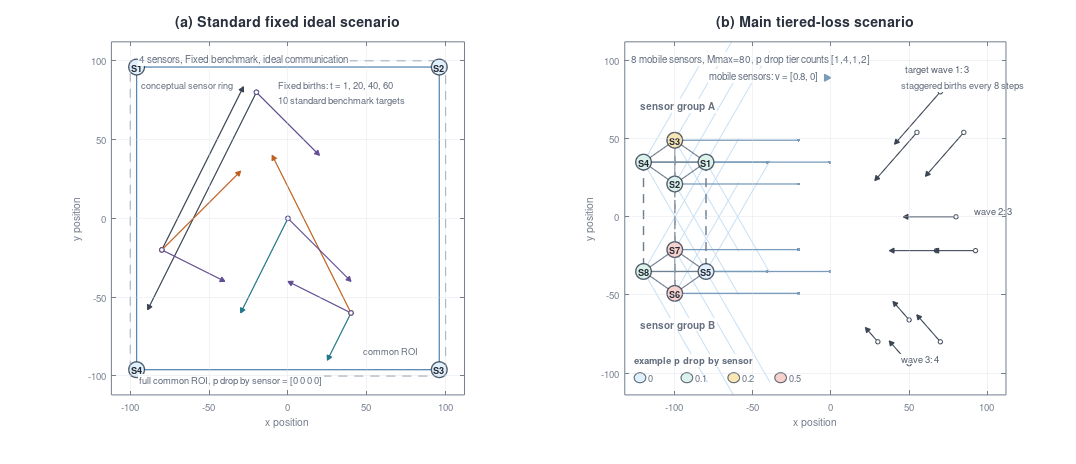
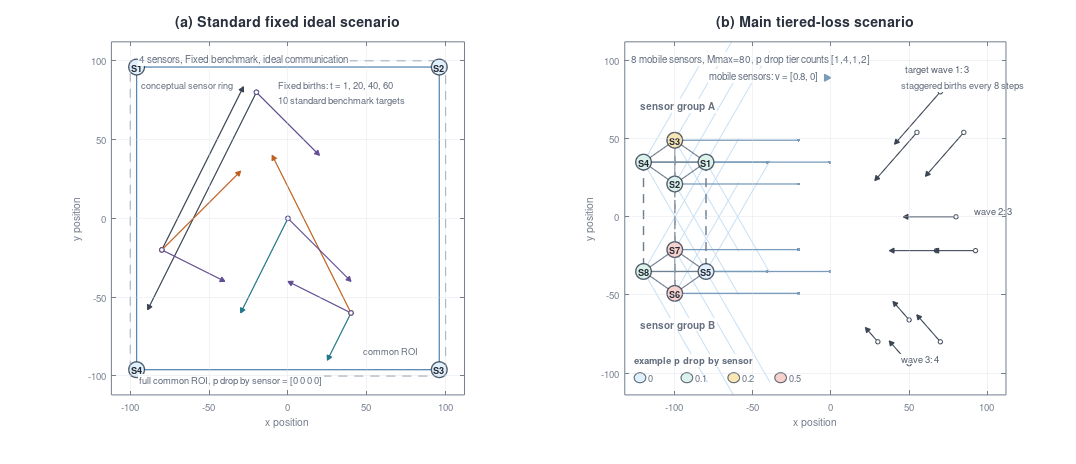

The MATLAB script that drew these images, in order:
function render_simulation_scenario_figure()
% Render the scenario schematic from the actual paper run configuration.
%
% Left panel: standard fixed ideal benchmark from RUN/IDEAL.
% Right panel: headline 4+4 formation tiered-loss scenario from RUN/GA.

script_dir = fileparts(mfilename('fullpath'));
paper_fig_dir = fullfile(script_dir, '..', 'els-cas-templates', 'figs');
if ~exist(paper_fig_dir, 'dir')
    mkdir(paper_fig_dir);
end

source_pdf = fullfile(script_dir, 'figure_simulation_scenario.pdf');
paper_pdf = fullfile(paper_fig_dir, 'paper-figure-scenario.pdf');

ideal_cfg = buildStandardIdealConfig();
main_cfg = buildMainScenarioConfig();

fig = figure('Visible', 'off', 'Color', 'w', 'Position', [80 80 1360 590]);
set(fig, 'PaperUnits', 'inches');
set(fig, 'PaperPosition', [0 0 11.7 5.05]);
set(fig, 'PaperSize', [11.7 5.05]);

ax_ideal = axes('Parent', fig, 'Position', [0.055 0.15 0.425 0.76]);
drawStandardIdealPanel(ax_ideal, ideal_cfg);

ax_tiered = axes('Parent', fig, 'Position', [0.545 0.15 0.425 0.76]);
drawMainScenarioPanel(ax_tiered, main_cfg);

print(fig, source_pdf, '-dpdf', '-painters');
print(fig, paper_pdf, '-dpdf', '-painters');
close(fig);
fprintf('Wrote %s\n', source_pdf);
fprintf('Wrote %s\n', paper_pdf);
end

function cfg = buildStandardIdealConfig()
cfg.simLength = 100;
cfg.numberOfSensors = 4;
cfg.clutterRate = 5;
cfg.detectionProbability = 0.9;
cfg.measurementNoiseStd = 3;
cfg.sensorPositions = [-96, 96, 96, -96; 96, 96, -96, -96];
cfg.sensorEdges = [1 2; 2 3; 3 4; 4 1];

cfg.birthTimes = [1, 1, 20, 20, 40, 40, 60, 60, 60, 60];
cfg.deathTimes = [70, 70, 80, 80, 90, 90, 100, 100, 100, 100];
cfg.targetStates = [
    -80.0 -20.0 0.75 1.5;
    -20.0 80.0 -1.0 -2.0;
    0.0 0.0 -0.5 -1.0;
    40.0 -60.0 -0.25 -0.5;
    -80.0 -20.0 1.0 1.0;
    40.0 -60.0 -1.0 2.0;
    -80.0 -20.0 1.0 -0.5;
    -20.0 80.0 1.0 -1.0;
    0.0 0.0 1.0 -1.0;
    40.0 -60.0 -1.0 0.5
]';
end

function cfg = buildMainScenarioConfig()
cfg.simLength = 100;
cfg.sensorVelocity = [0.8; 0];
cfg.fovHalfAngleDeg = 60;
cfg.fovRangeForPlot = 82;
cfg.birthInterval = 8;
cfg.sensorStart = buildSensorInitialStates();
cfg.sensorEnd = cfg.sensorStart;
cfg.sensorEnd(1:2, :) = cfg.sensorEnd(1:2, :) + (cfg.simLength - 1) * cfg.sensorVelocity;
cfg.neighborEdges = buildNeighborEdges4Plus4();

[cfg.targetBirthStates, cfg.targetGroupIndex] = buildTargetBirthStates();
cfg.birthTimes = 1 + (0:size(cfg.targetBirthStates, 2) - 1) * cfg.birthInterval;
cfg.deathTimes = min(cfg.birthTimes + 100 - 1, cfg.simLength);

% Trial 1 from the saved headline reports. The code randomly permutes the
% tier counts each trial, so this is shown only as a representative draw.
cfg.examplePDropBySensor = [0.1 0.1 0.2 0.1 0 0.5 0.5 0.1];
cfg.globalMaxMeasurementsPerStep = 80;
cfg.pDropLevels = [0 0.1 0.2 0.5];
cfg.pDropLevelCounts = [1 4 1 2];
end

function drawStandardIdealPanel(ax, cfg)
setupScenarioAxes(ax, [-112 112], [-112 112]);
title(ax, '(a) Standard fixed ideal scenario', 'FontSize', 11, ...
    'FontWeight', 'bold', 'Color', [0.16 0.19 0.24]);

drawIdealRoi(ax);
drawStandardIdealTargets(ax, cfg);
drawIdealSensorRing(ax, cfg);

text(ax, -94, 101, '4 sensors, Fixed benchmark, ideal communication', ...
    'Interpreter', 'none', 'FontSize', 7.8, 'Color', [0.38 0.42 0.49], ...
    'BackgroundColor', 'w', 'Margin', 1);
text(ax, -94, -103, 'full common ROI, p drop by sensor = [0 0 0 0]', ...
    'Interpreter', 'none', 'FontSize', 7.4, 'Color', [0.38 0.42 0.49], ...
    'BackgroundColor', 'w', 'Margin', 1);
hold(ax, 'off');
end

function drawMainScenarioPanel(ax, cfg)
setupScenarioAxes(ax, [-132 112], [-114 112]);
title(ax, '(b) Main tiered-loss scenario', 'FontSize', 11, ...
    'FontWeight', 'bold', 'Color', [0.16 0.19 0.24]);

subtitleText = sprintf('8 mobile sensors, Mmax=%d, p drop tier counts [1,4,1,2]', ...
    cfg.globalMaxMeasurementsPerStep);

drawSensorFovFans(ax, cfg);
drawTargetTrajectories(ax, cfg);
drawSensorMotion(ax, cfg);
drawNeighborGraph(ax, cfg.neighborEdges, cfg.sensorStart, true);
drawSensors(ax, cfg.sensorStart, cfg.examplePDropBySensor);
drawTierLegend(ax, cfg);

text(ax, -122, 71, 'sensor group A', 'FontSize', 7.8, 'FontWeight', 'bold', ...
    'Color', [0.40 0.44 0.50], 'BackgroundColor', 'w', 'Margin', 1);
text(ax, -122, -69, 'sensor group B', 'FontSize', 7.8, 'FontWeight', 'bold', ...
    'Color', [0.40 0.44 0.50], 'BackgroundColor', 'w', 'Margin', 1);
text(ax, -128, 101, subtitleText, 'Interpreter', 'none', 'FontSize', 7.8, ...
    'Color', [0.38 0.42 0.49], 'BackgroundColor', 'w', 'Margin', 1);
hold(ax, 'off');
end

function setupScenarioAxes(ax, xLimits, yLimits)
hold(ax, 'on');
axis(ax, 'equal');
xlim(ax, xLimits);
ylim(ax, yLimits);
set(ax, 'FontSize', 7.5, 'LineWidth', 0.8, 'XColor', [0.46 0.50 0.56], ...
    'YColor', [0.46 0.50 0.56], 'Box', 'on', 'Layer', 'top');
grid(ax, 'on');
set(ax, 'GridColor', [0.84 0.87 0.91], 'GridAlpha', 0.35);
xlabel(ax, 'x position', 'FontSize', 8.2);
ylabel(ax, 'y position', 'FontSize', 8.2);
end

function drawIdealRoi(ax)
plot(ax, [-100 100 100 -100 -100], [-100 -100 100 100 -100], '--', ...
    'Color', [0.59 0.64 0.70], 'LineWidth', 0.9);
text(ax, 48, -84, 'common ROI', 'FontSize', 7.3, ...
    'Color', [0.40 0.44 0.50], 'BackgroundColor', 'w', 'Margin', 1);
end

function drawStandardIdealTargets(ax, cfg)
birthGroups = unique(cfg.birthTimes);
colors = [
    0.23 0.27 0.33;
    0.13 0.47 0.54;
    0.74 0.38 0.13;
    0.39 0.31 0.58
];
for i = 1:size(cfg.targetStates, 2)
    x0 = cfg.targetStates(:, i);
    duration = cfg.deathTimes(i) - cfg.birthTimes(i);
    x1 = x0 + [duration * x0(3); duration * x0(4); 0; 0];
    p0 = x0(1:2);
    p1 = x1(1:2);
    groupIdx = find(birthGroups == cfg.birthTimes(i), 1);
    color = colors(groupIdx, :);
    plot(ax, [p0(1) p1(1)], [p0(2) p1(2)], '-', 'Color', color, ...
        'LineWidth', 0.95);
    drawArrowHead(ax, p0 + 0.82 * (p1 - p0), p1, color, 3.0);
    plot(ax, p0(1), p0(2), 'o', 'MarkerSize', 3.6, ...
        'MarkerFaceColor', 'w', 'MarkerEdgeColor', color, 'LineWidth', 0.85);
end
text(ax, -6, 84, 'Fixed births: t = 1, 20, 40, 60', ...
    'Interpreter', 'none', 'FontSize', 7.4, 'Color', [0.38 0.42 0.49], ...
    'BackgroundColor', 'w', 'Margin', 1);
text(ax, -6, 75, '10 standard benchmark targets', ...
    'Interpreter', 'none', 'FontSize', 7.4, 'Color', [0.38 0.42 0.49], ...
    'BackgroundColor', 'w', 'Margin', 1);
end

function drawIdealSensorRing(ax, cfg)
for e = 1:size(cfg.sensorEdges, 1)
    a = cfg.sensorEdges(e, 1);
    b = cfg.sensorEdges(e, 2);
    p1 = cfg.sensorPositions(:, a);
    p2 = cfg.sensorPositions(:, b);
    plot(ax, [p1(1) p2(1)], [p1(2) p2(2)], '-', ...
        'Color', [0.34 0.53 0.70], 'LineWidth', 1.0);
end
for s = 1:cfg.numberOfSensors
    p = cfg.sensorPositions(:, s);
    rectangle(ax, 'Position', [p(1) - 5, p(2) - 5, 10, 10], ...
        'Curvature', [1 1], 'FaceColor', [0.88 0.94 0.99], ...
        'EdgeColor', [0.17 0.22 0.29], 'LineWidth', 1.0);
    text(ax, p(1), p(2), sprintf('S%d', s), 'HorizontalAlignment', 'center', ...
        'VerticalAlignment', 'middle', 'FontSize', 7.2, 'FontWeight', 'bold', ...
        'Color', [0.14 0.16 0.20]);
end
text(ax, -93, 84, 'conceptual sensor ring', 'FontSize', 7.3, ...
    'Color', [0.40 0.44 0.50], 'BackgroundColor', 'w', 'Margin', 1);
end

function drawSensorFovFans(ax, cfg)
sensorStart = cfg.sensorStart;
range = cfg.fovRangeForPlot;
halfAngle = cfg.fovHalfAngleDeg * pi / 180;
rayColor = [0.78 0.88 0.96];
for s = 1:size(sensorStart, 2)
    p = sensorStart(1:2, s)';
    angles = [-halfAngle, halfAngle];
    for a = 1:numel(angles)
        endpoint = p + range * [cos(angles(a)), sin(angles(a))];
        plot(ax, [p(1) endpoint(1)], [p(2) endpoint(2)], '-', ...
            'Color', rayColor, 'LineWidth', 0.55);
    end
end
end

function drawSensorMotion(ax, cfg)
for s = 1:size(cfg.sensorStart, 2)
    p0 = cfg.sensorStart(1:2, s);
    p1 = cfg.sensorEnd(1:2, s);
    plot(ax, [p0(1) p1(1)], [p0(2) p1(2)], '-', 'Color', [0.48 0.61 0.73], ...
        'LineWidth', 1.0);
    plot(ax, p1(1), p1(2), '.', 'Color', [0.48 0.61 0.73], 'MarkerSize', 8);
end
drawArrowHead(ax, [-18; 89], [0; 89], [0.48 0.61 0.73], 4.2);
text(ax, -78, 90, 'mobile sensors: v = [0.8, 0]', 'Interpreter', 'none', ...
    'FontSize', 7.6, 'Color', [0.38 0.42 0.49], 'BackgroundColor', 'w', 'Margin', 1);
end

function drawNeighborGraph(ax, edges, sensorStart, isTiered)
for e = 1:size(edges, 1)
    a = edges(e, 1);
    b = edges(e, 2);
    p1 = sensorStart(1:2, a);
    p2 = sensorStart(1:2, b);
    if abs(a - b) == 4
        lineStyle = '--';
        width = 1.15;
    else
        lineStyle = '-';
        width = 0.9;
    end
    if isTiered
        color = [0.44 0.50 0.57];
    else
        color = [0.34 0.53 0.70];
    end
    plot(ax, [p1(1) p2(1)], [p1(2) p2(2)], lineStyle, ...
        'Color', color, 'LineWidth', width);
end
end

function drawSensors(ax, sensorStart, pDropBySensor)
for s = 1:size(sensorStart, 2)
    p = sensorStart(1:2, s);
    fillColor = tierColor(pDropBySensor(s));
    rectangle(ax, 'Position', [p(1) - 5, p(2) - 5, 10, 10], ...
        'Curvature', [1 1], 'FaceColor', fillColor, ...
        'EdgeColor', [0.17 0.22 0.29], 'LineWidth', 1.0);
    text(ax, p(1), p(2), sprintf('S%d', s), 'HorizontalAlignment', 'center', ...
        'VerticalAlignment', 'middle', 'FontSize', 7.2, 'FontWeight', 'bold', ...
        'Color', [0.14 0.16 0.20]);
end
end

function drawTargetTrajectories(ax, cfg)
colors = [
    0.23 0.27 0.33;
    0.23 0.27 0.33;
    0.23 0.27 0.33
];
for i = 1:size(cfg.targetBirthStates, 2)
    x0 = cfg.targetBirthStates(:, i);
    duration = cfg.deathTimes(i) - cfg.birthTimes(i);
    x1 = x0 + [duration * x0(3); duration * x0(4); 0; 0];
    p0 = x0(1:2);
    p1 = x1(1:2);
    groupIdx = cfg.targetGroupIndex(i);
    color = colors(groupIdx, :);
    plot(ax, [p0(1) p1(1)], [p0(2) p1(2)], '-', 'Color', color, ...
        'LineWidth', 0.85);
    drawArrowHead(ax, p0 + 0.80 * (p1 - p0), p1, color, 3.0);
    plot(ax, p0(1), p0(2), 'o', 'MarkerSize', 3.5, ...
        'MarkerFaceColor', 'w', 'MarkerEdgeColor', color, 'LineWidth', 0.8);
end
text(ax, 48, 94, 'target wave 1: 3', 'FontSize', 7.4, ...
    'Color', [0.34 0.37 0.43], 'BackgroundColor', 'w', 'Margin', 1);
text(ax, 92, 4, 'wave 2: 3', 'FontSize', 7.4, ...
    'Color', [0.34 0.37 0.43], 'BackgroundColor', 'w', 'Margin', 1);
text(ax, 45, -91, 'wave 3: 4', 'FontSize', 7.4, ...
    'Color', [0.34 0.37 0.43], 'BackgroundColor', 'w', 'Margin', 1);
text(ax, 45, 84, sprintf('staggered births every %d steps', cfg.birthInterval), ...
    'Interpreter', 'none', 'FontSize', 7.4, ...
    'Color', [0.38 0.42 0.49], 'BackgroundColor', 'w', 'Margin', 1);
end

function drawTierLegend(ax, cfg)
x0 = -126;
y0 = -103;
labels = {'0', '0.1', '0.2', '0.5'};
text(ax, x0, y0 + 11, 'example p drop by sensor', 'Interpreter', 'none', ...
    'FontSize', 7.3, 'FontWeight', 'bold', 'Color', [0.38 0.42 0.49], ...
    'BackgroundColor', 'w', 'Margin', 1);
for i = 1:numel(cfg.pDropLevels)
    x = x0 + (i - 1) * 30;
    rectangle(ax, 'Position', [x, y0 - 3.2, 7.5, 6.4], 'Curvature', [1 1], ...
        'FaceColor', tierColor(cfg.pDropLevels(i)), 'EdgeColor', [0.17 0.22 0.29], ...
        'LineWidth', 0.7);
    text(ax, x + 9.5, y0, labels{i}, 'Interpreter', 'none', 'FontSize', 7.2, ...
        'Color', [0.38 0.42 0.49], 'VerticalAlignment', 'middle');
end
end

function sensorStates = buildSensorInitialStates()
groupCenters = [-80, -80; 35, -35];
groupSpacing = 20;
sensorsPerGroup = 4;
sensorStates = zeros(4, 8);
idx = 1;
offsets = localFormationOffsets('Leader3', groupSpacing, sensorsPerGroup);
for g = 1:2
    center = groupCenters(:, g);
    for k = 1:sensorsPerGroup
        pos = center + offsets(:, k);
        sensorStates(:, idx) = [pos; 0.8; 0];
        idx = idx + 1;
    end
end
end

function edges = buildNeighborEdges4Plus4()
groupA = 1:4;
groupB = 5:8;
pairings = [1 5; 2 6; 3 7; 4 8];
edges = [];
edges = [edges; allPairs(groupA)];
edges = [edges; allPairs(groupB)];
edges = [edges; pairings];
end

function pairs = allPairs(nodes)
pairs = [];
for i = 1:numel(nodes) - 1
    for j = i + 1:numel(nodes)
        pairs = [pairs; nodes(i), nodes(j)]; %#ok<AGROW>
    end
end
end

function [targetBirthStates, groupIndex] = buildTargetBirthStates()
targetCenter = [0; 0];
groupCenters = [70, 80, 70; 80, 0, -80];
groupTypes = {'Triangle', 'Triangle', 'Leader3'};
groupCounts = [3, 3, 4];
groupSpacing = [30, 25, 20];
groupSpeed = [0.45, 0.45, 0.45];
totalTargets = sum(groupCounts);
targetBirthStates = zeros(4, totalTargets);
groupIndex = zeros(1, totalTargets);
idx = 1;
for g = 1:numel(groupCounts)
    offsets = localFormationOffsets(groupTypes{g}, groupSpacing(g), groupCounts(g));
    center = groupCenters(:, g);
    dir = targetCenter - center;
    if norm(dir) < 1e-6
        dir = [-1; 0];
    end
    vel = (groupSpeed(g) / norm(dir)) * dir;
    for k = 1:groupCounts(g)
        pos = center + offsets(:, k);
        targetBirthStates(:, idx) = [pos; vel];
        groupIndex(idx) = g;
        idx = idx + 1;
    end
end
end

function offsets = localFormationOffsets(formationType, spacing, count)
switch lower(formationType)
    case 'triangle'
        base = [0, -0.5, 0.5; 0, -0.866, -0.866];
    case 'leader3'
        base = [0, -1, -1, -2; 0, -0.7, 0.7, 0];
    otherwise
        base = [0, -1, 1; 0, -1, -1];
end
if size(base, 2) < count
    base = [base, zeros(2, count - size(base, 2))];
end
offsets = spacing * base(:, 1:count);
end

function color = tierColor(drop)
if drop <= 0
    color = [0.88 0.94 0.99];
elseif drop <= 0.1
    color = [0.86 0.95 0.92];
elseif drop <= 0.2
    color = [0.98 0.90 0.70];
else
    color = [0.97 0.82 0.80];
end
end

function drawArrowHead(ax, pPrev, pEnd, color, scale)
direction = pEnd(:) - pPrev(:);
normDir = sqrt(sum(direction .^ 2));
if normDir < eps
    return;
end
u = direction / normDir;
v = [-u(2); u(1)];
tip = pEnd(:);
base = tip - scale * u;
head = [
    tip';
    (base + 0.55 * scale * v)';
    (base - 0.55 * scale * v)'
];
patch(ax, head(:, 1), head(:, 2), color, 'EdgeColor', color, 'LineWidth', 0.5);
end
